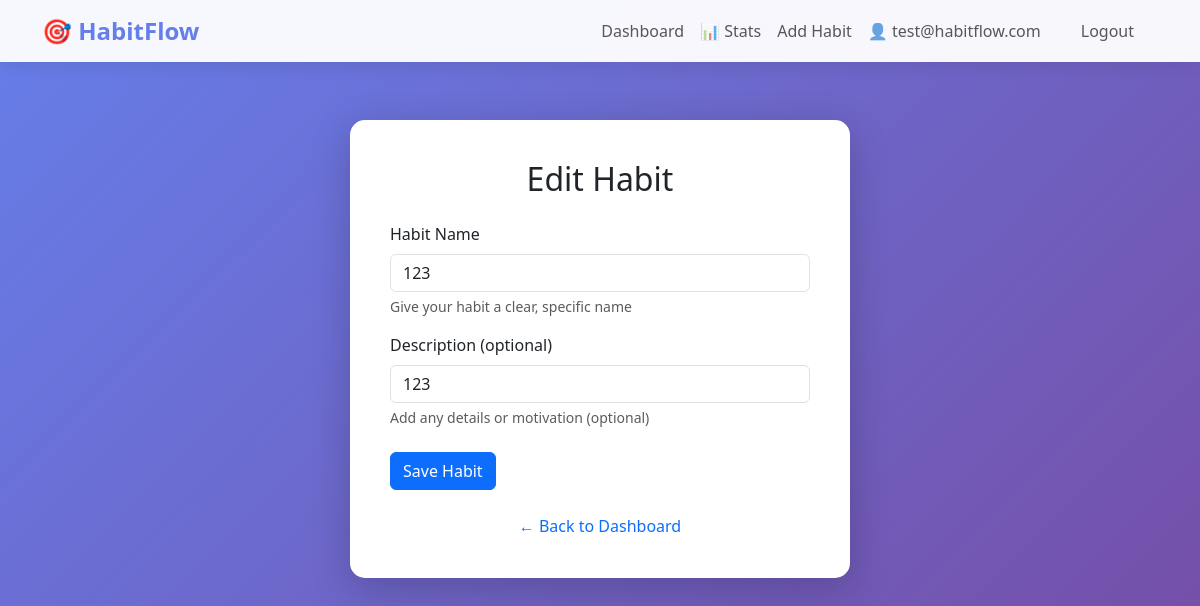
Screenshot of /habits/5/edit (signed in) with the database file from the repository.
### models.py (models this page shows, shortened)
class User(UserMixin, db.Model):
    __tablename__ = "user"
    id = db.Column(db.Integer, primary_key=True, autoincrement=True)
    email = db.Column(db.String(120), unique=True, nullable=False, index=True)
    password_hash = db.Column(db.String(150), nullable=False)
    created_at = db.Column(db.DateTime, default=datetime.utcnow, nullable=False)
    habits = db.relationship(
        "Habit",
        backref="user",
        lazy=True,
        cascade="all, delete-orphan"
    )

class Habit(db.Model):
    __tablename__ = "habit"
    id = db.Column(db.Integer, primary_key=True, autoincrement=True)
    user_id = db.Column(db.Integer, db.ForeignKey("user.id"), nullable=False, index=True)
    name = db.Column(db.String(100), nullable=False)
    description = db.Column(db.String(500), nullable=True)
    streak_count = db.Column(db.Integer, default=0, nullable=False)
    last_completed = db.Column(db.Date, nullable=True)
    created_at = db.Column(db.DateTime, default=datetime.utcnow, nullable=False)

### habits.py (the view)
@habits_bp.route('/<int:habit_id>/edit', methods=['GET', 'POST'])
@login_required
def edit_habit(habit_id):
    habit = Habit.query.get_or_404(habit_id)
    if habit.user_id != current_user.id:
        flash('You do not have permission to edit this habit.', 'danger')
        return redirect(url_for('habits.dashboard'))
    form = HabitForm()
    if form.validate_on_submit():
        habit.name = form.name.data
        habit.description = form.description.data
        db.session.commit()
        flash(f'Habit "{habit.name}" updated successfully!', 'success')
        return redirect(url_for('habits.dashboard'))
    elif request.method == 'GET':
        form.name.data = habit.name
        form.description.data = habit.description
    return render_template('habit_form.html', form=form, title='Edit Habit', habit=habit)

### forms.py
class HabitForm(FlaskForm):
    name = StringField(
        'Habit Name',
        validators=[
            DataRequired(message='Habit name is required'),
            Length(min=2, max=100, message='Name must be between 2 and 100 characters')
        ],
        render_kw={"placeholder": "e.g., Morning Workout", "class": "form-control"}
    )
    description = StringField(
        'Description (optional)',
        validators=[
            Length(max=500, message='Description must be less than 500 characters')
        ],
        render_kw={"placeholder": "Add details about your habit", "class": "form-control"}
    )
    submit = SubmitField('Save Habit', render_kw={"class": "btn btn-primary"})

### app.py (called while the page is built)
@login_manager.user_loader
def load_user(user_id):
    from models import User
    return User.query.get(int(user_id))

### templates/habit_form.html (shortened to what this page needs)
{% extends "base.html" %}
{% block content %}
<div class="auth-card">
    <h2 class="text-center mb-4">{{ title }}</h2>
    <form method="POST" action="">
        <div class="mb-3">
            {{ form.name.label(class="form-label") }}
            {{ form.name }}
            <div class="form-text">Give your habit a clear, specific name</div>
        </div>
        <div class="mb-4">
            {{ form.description.label(class="form-label") }}
            {{ form.description }}
            <div class="form-text">Add any details or motivation (optional)</div>
        </div>
        <div class="mb-3">
            {{ form.submit }}
        </div>
    </form>
    <div class="text-center mt-4">
        <a href="{{ url_for('habits.dashboard') }}" class="text-decoration-none">
            ← Back to Dashboard
        </a>
    </div>
</div>
{% endblock %}

### templates/base.html (shortened to what this page needs)
<!DOCTYPE html>
<html lang="en">
<head>
    <link href="https://cdn.jsdelivr.net/npm/bootstrap@5.3.0/dist/css/bootstrap.min.css" rel="stylesheet">
</head>
<body>
    <nav class="navbar navbar-expand-lg navbar-light fixed-top">
        <div class="container">
            <a class="navbar-brand brand-name" href="/">
                🎯 HabitFlow
            </a>
            <div class="collapse navbar-collapse" id="navbarNav">
                <ul class="navbar-nav ms-auto">
                    {% if current_user.is_authenticated %}
                        <li class="nav-item">
                            <a class="nav-link" href="{{ url_for('habits.dashboard') }}">Dashboard</a>
                        </li>
                        <li class="nav-item">
                            <a class="nav-link" href="{{ url_for('stats.stats_dashboard') }}">📊 Stats</a>
                        </li>
                        <li class="nav-item">
                            <a class="nav-link" href="{{ url_for('habits.add_habit') }}">Add Habit</a>
                        </li>
                        <li class="nav-item">
                            <span class="nav-link">👤 {{ current_user.email }}</span>
                        </li>
                        <li class="nav-item">
                            <a class="nav-link btn btn-outline-danger ms-2 px-4" href="{{ url_for('auth.logout') }}">Logout</a>
                        </li>
                    {% endif %}
                </ul>
            </div>
        </div>
    </nav>
    <div class="container content-container">
        {% block content %}{% endblock %}
    </div>
</body>
</html>

### templates/base.html (style rules this page uses)
body { font-family: 'Segoe UI', Tahoma, Geneva, Verdana, sans-serif; background: linear-gradient(135deg, #667eea 0%, #764ba2 100%); min-height: 100vh; padding-top: 70px; }
.navbar { background: rgba(255, 255, 255, 0.95) !important; backdrop-filter: blur(10px); box-shadow: 0 2px 20px rgba(0,0,0,0.1); }
.brand-name { font-weight: 700; color: #667eea; font-size: 1.5rem; }
.content-container { margin-top: 30px; margin-bottom: 50px; }
.auth-card { background: white; border-radius: 15px; padding: 40px; box-shadow: 0 10px 40px rgba(0,0,0,0.2); max-width: 500px; margin: 0 auto; }

### rows the page displays
User: email "test@habitflow.com"
Habit: name "123", description "123"

### other values shown
{{ title }} "Edit Habit"
